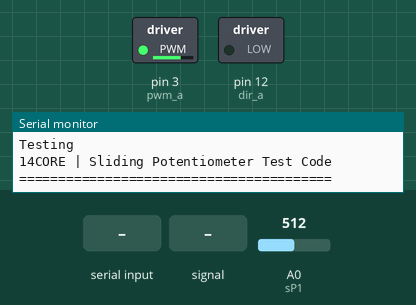
Recording of a sketch running on a simulated Arduino Uno, built with avr-gcc and run on an emulated ATmega328P. Parts: switched loads named in the sketch (green lamp = pin HIGH), the last lines printed to the serial monitor. Inputs (shaded band) come from the test bench; at power-on: A0 (sP1) = 512.

Above: at 1.2 s.
1.3 s: A0 (sP1) set to 12
2.8 s: A0 (sP1) set to 9
At 4.0 s:
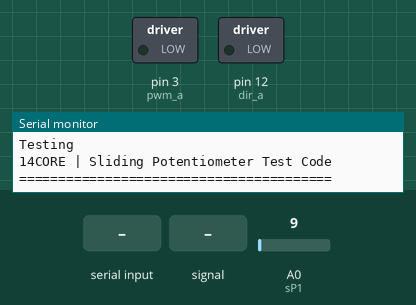
4.3 s: "speed 0\n" received over Serial
At 5.4 s:
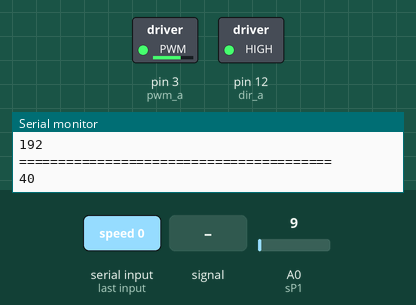
5.8 s: A0 (sP1) set to 122
At 6.5 s:
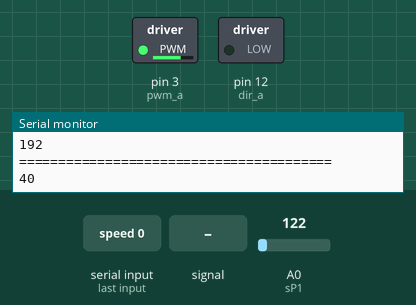
7.3 s: A0 (sP1) fed a 200 Hz sine of ±81 counts around its level
At 8.4 s:
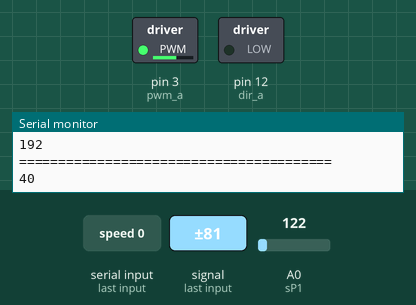
8.8 s: "0" received over Serial
At 10.0 s:
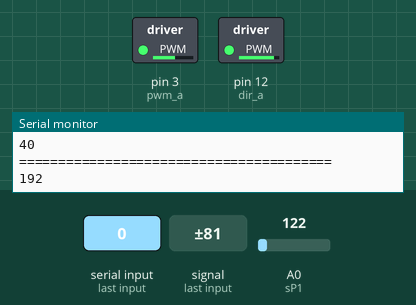
Timing chart, 0 to 11.3 s (numbered marks = the images above; inputs shaded):
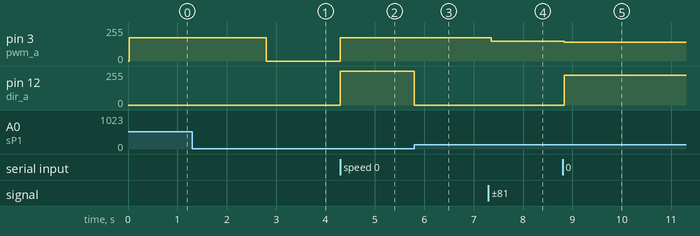

Measured:
- the behaviour switches between 11 and 10 on A0 (sP1) (found by bisection; images 0 and 1)
- after the input at 1.3 s, every drawn part: stays the same
- after the input at 2.8 s, pin 3 (pwm_a): 175/255 → 0/255 at once
- after the input at 4.3 s, pin 3 (pwm_a): 0/255 → 175/255 at once; pin 12 (dir_a): 0/255 → 255/255 at once
- after the input at 5.8 s, pin 12 (dir_a): 255/255 → 0/255 at once
- after the input at 7.3 s, pin 3 (pwm_a): 175/255 → 148/255 after 0.05 s
- after the input at 8.8 s, pin 3 (pwm_a): 148/255 → 140/255 at once; pin 12 (dir_a): 0/255 → 223/255 at once

The sketch:

SlidePotMotor.ino
```cpp
/*
 *  STC 209 Final Project
 *  Annie Chen, Evan Wood, Theodor Marcu
 *  All rights reserved.
 *  PProgram that reads an int from mocap and changes
 *  the slider position accordingly.
*/


#include <Servo.h>

int pwm_a = 3;  //PWM control for motor outputs 1 and 2 is on digital pin 3
int dir_a = 12; //dir control for motor outputs 1 and 2 is on digital pin 12
int diff = 0;
int currV = 0;
int nextV = 0;
int speedScaling = 4;
const int sP1 = A0;
int RawVal1 = 0, onDelay = 500;
int vVal1 = 0;
int res1 = 0;
int loopCount;
int threshold = 10;
int motorPin = 3;
int power;
int speed = 0;
int pos = 0;

void setup()
{

  Serial.begin(9600);

  pinMode(pwm_a, OUTPUT); //Set control pins to be outputs
  pinMode(dir_a, OUTPUT);

  //  pinMode(sP1, INPUT);

  Serial.println("Testing");
  Serial.println("14CORE | Sliding Potentiometer Test Code");
  Serial.println("========================================");
  //
  //  pinMode(motorPin, OUTPUT);
  ////  Serial.begin(9600);
  //  while (! Serial);
  //  Serial.println("Speed 0 to 255");
}

void loop()
{

  if (Serial.available())
  {
    Serial.println("========================================");
    nextV = int(Serial.read());
    nextV = nextV * 4;
    Serial.println(nextV);
  }

  RawVal1 = analogRead(sP1);
  vVal1 = RawVal1;
  currV = vVal1;

  diff = nextV - currV;

  if (abs(diff) > threshold)
  {
    if (diff > 0)
    {
      digitalWrite(dir_a, HIGH); //Set motor direction // outward direction
    }
    else
    {
      digitalWrite(dir_a, LOW); //Reverse motor direction // inward direction
    }

    power = abs(diff) / speedScaling;

    //set both motors to run at (100/255 = 39)% duty cycle (slow)
    analogWrite(pwm_a, 175);
//    analogWrite(pwm_a, 100);
  }

  else
  {
    analogWrite(pwm_a, 0);
  }

//  if (loopCount % 3000 == 0)
//  {
//    Serial.print("NextV ");
//    Serial.println(nextV);
//    Serial.println("ENTERED LOOP");
//    Serial.print("power = ");
//    Serial.println(power);
//    Serial.print("\t XXVoltage 1 = ");
//    Serial.println(vVal1);
//  }
  loopCount++;

  //  if (vVal1 < 1.0) {
  //    speed = 255;
  //  }
  //  else {
  //    Serial.println("speed 0");
  //    speed = 0;
  //  }
  //  analogWrite(motorPin, speed);
}
```
